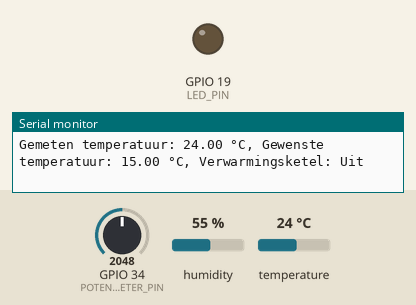
A sketch run on a simulated ESP32. On the bench: output pins drawn as LEDs (lit = HIGH), the last lines printed to the serial monitor. The test bench sets the inputs (shaded band); at power-on: temperature 24 °C, GPIO 34 (POTENTIOMETER_PIN) = 2048, humidity 55 %. WiFi joins after 1.5 s; servers stay silent unless stated.

Above: at 3.0 s.
3.1 s: temperature set to 16 °C
9.2 s: temperature set to 13 °C
At 11.2 s:
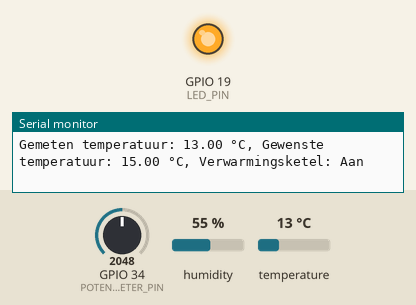
11.7 s: GPIO 34 (POTENTIOMETER_PIN) set to 1937
17.8 s: GPIO 34 (POTENTIOMETER_PIN) set to 1880
At 18.4 s:
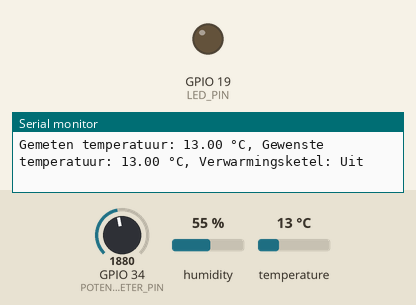
23.9 s: GPIO 34 (POTENTIOMETER_PIN) set to 2047
At 24.7 s:
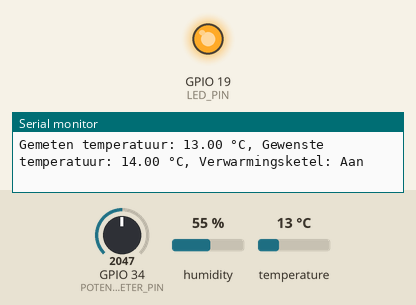
25.4 s: temperature set to 19 °C
At 28.4 s:
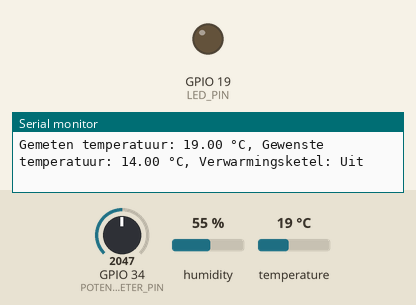
Timing chart, 0 to 29.9 s (numbered marks = the images above; inputs shaded):
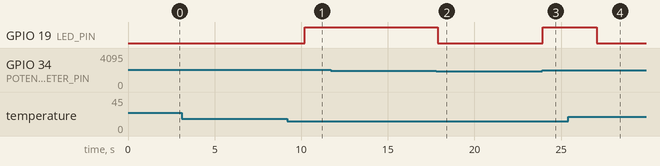

The sketch:

thermomether_blynk.ino
```cpp
#define BLYNK_TEMPLATE_ID   "user13"
#define BLYNK_TEMPLATE_NAME "user13@server.wyns.it"
#define BLYNK_PRINT Serial

#include <BlynkSimpleEsp32.h>
#include <DHT.h>

#define DHT_PIN 5
#define LED_PIN 19
#define POTENTIOMETER_PIN 34
#define BUTTON_PIN 35

char auth[] = "4xC5Q4NGsTf9zoVqNmk8nzS7KLM1P9bp";
char ssid[] = "embed";
char pass[] = "weareincontrol";

DHT dht(DHT_PIN, DHT11);

float gewensteTemperatuur = 0;
float gemetenTemperatuur = 0;
bool verwarmingsketelStatus = false;
bool gebruikPotentiometer = true;

BLYNK_WRITE(V3) {
  if (!gebruikPotentiometer) {
    gewensteTemperatuur = param.asFloat();
  }
}

BLYNK_WRITE(V6) {
  gebruikPotentiometer = !gebruikPotentiometer;
}

void setup() {
  Serial.begin(9600);
  Blynk.begin(auth, ssid, pass, "server.wyns.it", 8081);
  pinMode(LED_PIN, OUTPUT);
  pinMode(BUTTON_PIN, INPUT_PULLUP);
  dht.begin();
}

void loop() {
  Blynk.run();

  gemetenTemperatuur = dht.readTemperature();


  if (gebruikPotentiometer) {
    int potValue = analogRead(POTENTIOMETER_PIN);
    gewensteTemperatuur = map(potValue, 0, 4096, 0, 30);
  }


  if (gemetenTemperatuur < gewensteTemperatuur) {
    digitalWrite(LED_PIN, HIGH);
    verwarmingsketelStatus = true;
  } else {
    digitalWrite(LED_PIN, LOW);
    verwarmingsketelStatus = false;
  }


  Serial.print("Gemeten temperatuur: ");
  Serial.print(gemetenTemperatuur);
  Serial.print(" °C, Gewenste temperatuur: ");
  Serial.print(gewensteTemperatuur);
  Serial.print(" °C, Verwarmingsketel: ");
  Serial.println(verwarmingsketelStatus ? "Aan" : "Uit");


  Blynk.virtualWrite(V2, gemetenTemperatuur);
  Blynk.virtualWrite(V3, gewensteTemperatuur);
  Blynk.virtualWrite(V4, verwarmingsketelStatus ? "Aan" : "Uit");
}
```

Measured:
- the behaviour switches between 15 and 14 °C on temperature (found by bisection; images 0 and 1)
- the behaviour switches between 1912 and 1911 on GPIO 34 (POTENTIOMETER_PIN) (found by bisection; images 1 and 2)
- after the input at 9.2 s, GPIO 19 (LED_PIN): LOW → HIGH after 1.0 s
- after the input at 17.8 s, GPIO 19 (LED_PIN): HIGH → LOW after 0.08 s
- after the input at 23.9 s, GPIO 19 (LED_PIN): LOW → HIGH at once
- after the input at 25.4 s, GPIO 19 (LED_PIN): HIGH → LOW after 1.7 s
